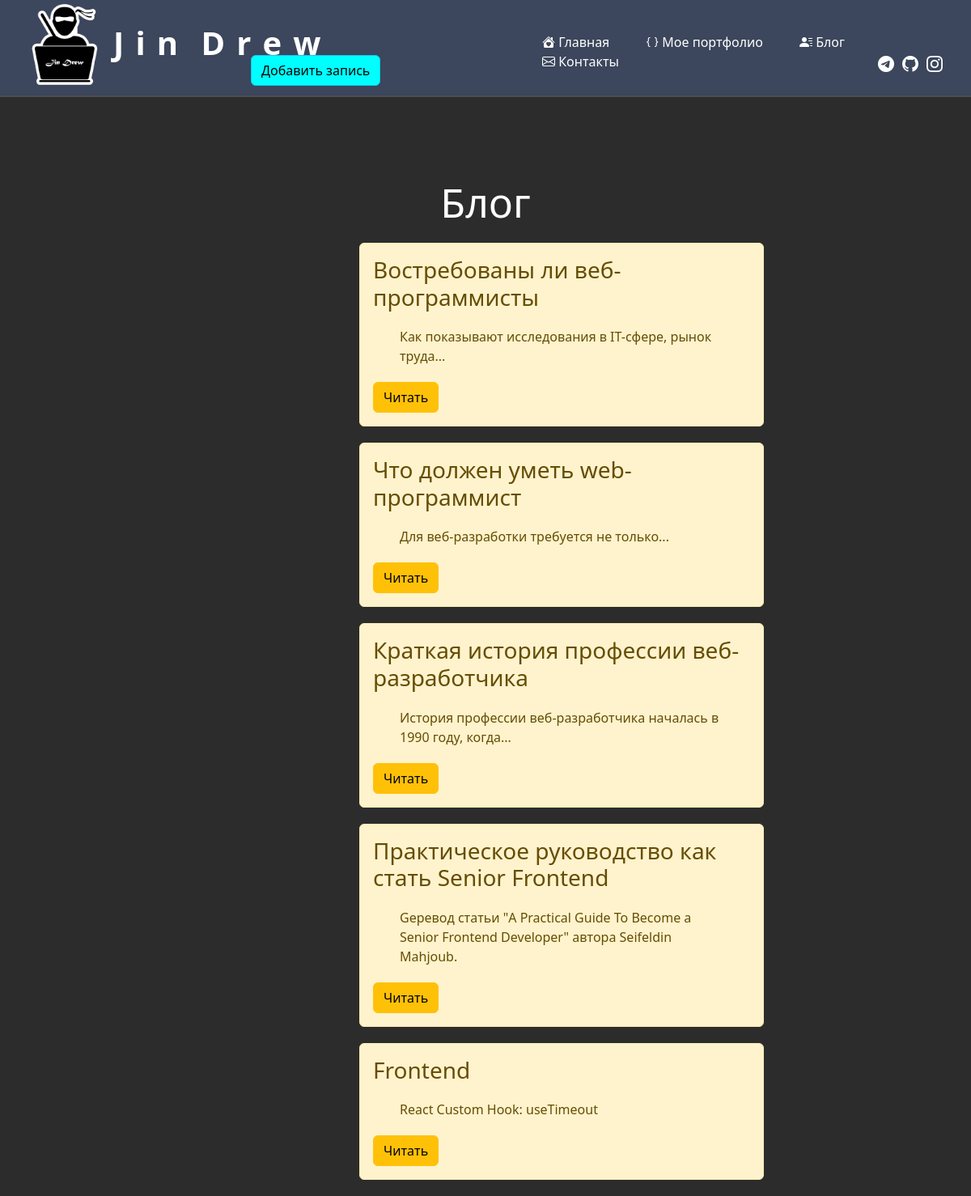
Page /news/ on the committed database.
### news/models.py (models this page shows, shortened)
class Articles(models.Model):
    title = models.CharField('Название', max_length=50)
    anons = models.CharField('Анонс', max_length=250)
    full_text = models.TextField('Статья')
    date = models.DateTimeField('Дата публикации')
    image = models.ImageField(default='news/image/no_image.jpg', upload_to='news/image/', blank=True)
    class Meta:
        verbose_name = 'Новость'
        verbose_name_plural = 'Новости'

### news/views.py (the view)
# urls.py: path('', views.news_home, name='news_home'),
def news_home(request):
    news = Articles.objects.order_by('-date')  # сортировка по дате
    return render(request, 'news/news_home.html', {'news': news})

### news/templates/news/news_home.html (shortened to what this page needs)
{% extends 'main/layout.html' %}
{% load static %}
{% block content %}
<div class="features">
    <h1> Блог </h1>
    {% if news %}
    {% for el in news %}
    <div class="alert alert-warning">
        <h3>{{ el.title }}</h3>
        <p>{{ el.anons }}</p>
        <a href="{% url 'news-detail' el.id %}" class="btn btn-warning">Читать</a>
    </div>
    {% endfor %}
    {% else %}
    <p>У вас нет записей</p>
    {% endif %}
</div>
{% endblock %}

### main/templates/main/layout.html (shortened to what this page needs)
{% load static %}
<!doctype html>
<html lang="ru">
<head>
    <link rel="stylesheet" href="https://cdn.jsdelivr.net/npm/bootstrap@5.2.0/dist/css/bootstrap.min.css">
    <link rel="stylesheet" href="{% static 'main/css/main.css' %}">
    <link rel="stylesheet" href="https://cdn.jsdelivr.net/npm/bootstrap-icons@1.9.1/font/bootstrap-icons.css">
</head>
<body>
    <aside>
        <img src="{% static 'main/img/logo_simple.png' %}" alt="Лого">
        <div class="logo">
            <span style="--flip:1">J</span>
            <span style="--flip:2">i</span>
            <span style="--flip:3">n</span>
            <span style="--flip:5">D</span>
            <span style="--flip:6">r</span>
            <span style="--flip:7">e</span>
            <span style="--flip:8">w</span>
        </div>
        <ul class="hr">
            <a href="{% url 'home' %}"><li><i class="bi bi-house-heart-fill"></i> Главная </li></a>
            <a href="{% url 'about' %}"><li><i class="bi bi-braces"></i> Мое портфолио </li></a>
            <a href="{% url 'news_home' %}"><li><i class="bi bi-person-lines-fill"></i> Блог </li></a>
            <a href=""><li><i class="bi bi-envelope"></i> Контакты </li></a>
        <ul class="cont"
            <a href="https://www.instagram.com/jin.drew"><li><i class="bi bi-instagram"></i></li></a>
            <a href="https://github.com/qJinDrew"><li><i class="bi bi-github"></i></li></a>
            <a href="https://t.me/jin_drew"><li><i class="bi bi-telegram"></i></li></a>
        </ul>
        </ul>
        <button class="btn btn-info" onclick="window.location.href = '{% url 'create' %}';"> Добавить запись </button>
    </aside>
    <main>
        {% block content %}
        {% endblock %}
    </main>
</body>
</html>

### main/static/main/css/main.css (style rules this page uses)
body { background: #2c2c2c; }
aside { float: block-start; background: #3C465C; width: 100%; padding: 2.5%; height: 15vh; color: #fff; border-bottom: 2px solid #4d4d4d; }
aside img { width: 100px; float: left; margin-top: -25px; position: relative; }
a { text-decoration: none; Font-style: normal; }
p { Font-style: normal; }
aside ul.hr { margin-left: 600px; padding: 0; margin-top: -50px; list-style: none; }
aside ul.cont li { float: right; margin-left: 5px; font-size: 20px; }
aside ul { list-style: none; }
aside ul li { color: #fff; display: inline; margin-top: 0px; transition: transform .6s ease; margin-right: 5px; margin-left: 40px; float: left; }
.btn-info { margin-left: 180px; margin-top: -30px; display: inline; background: #00FFFF; }
main .features { float: none; color: #fff; margin-top: 100px; text-align: center; width: 100%; Font-style: normal; }
main .features h1 { font-size: 50px; }
main .features p { max-width: 400px; margin: 20px auto; }
.alert-warning { float: center; clear: both; width: 500px; margin: 20px 37%; text-align: left; Font-style: normal }
li { list-style-type: none; }
aside .logo span { font-size: 40px; margin-left: 10px ; font-weight: bold; bottom: 7.5px; position: relative; display: inline-block; animation: flip 2s infinite; animation-delay: calc(.2s * var(--flip)); }

### rows in the picture
Articles: title "Востребованы ли веб-программисты", anons "Как показывают исследования в IT-сфере, рынок труда..."
Articles: title "Что должен уметь web-программист", anons "Для веб-разработки требуется не только..."
Articles: title "Краткая история профессии веб-разработчика", anons "История профессии веб-разработчика началась в 1990 году, когда..."
Articles: title "Практическое руководство как стать Senior Frontend", anons "Gеревод статьи \"A Practical Guide To Become a Senior Frontend Developer\" автора Seifeldin Mahjoub."
Articles: title "Frontend", anons "React Custom Hook: useTimeout"
